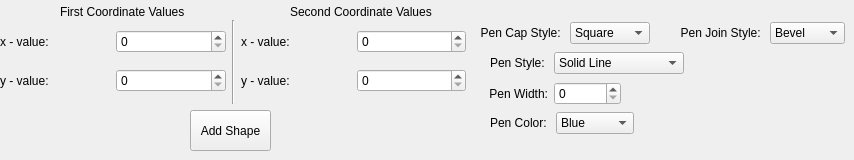
      <widget class="QWidget" name="tab_Line">
       <attribute name="title">
        <string>Line</string>
       </attribute>
       <widget class="QWidget" name="layoutWidget">
        <property name="geometry">
         <rect>
          <x>0</x>
          <y>20</y>
          <width>466</width>
          <height>84</height>
         </rect>
        </property>
        <layout class="QHBoxLayout" name="horizontalLayout_18">
         <item>
          <layout class="QVBoxLayout" name="verticalLayout_2">
           <item>
            <layout class="QHBoxLayout" name="horizontalLayout">
             <item>
              <widget class="QLabel" name="label_4">
               <property name="text">
                <string>x - value:</string>
               </property>
              </widget>
             </item>
             <item>
              <widget class="QSpinBox" name="spinBox_line_firstX">
               <property name="maximum">
                <number>1000</number>
               </property>
              </widget>
             </item>
            </layout>
           </item>
           <item>
            <layout class="QHBoxLayout" name="horizontalLayout_2">
             <item>
              <widget class="QLabel" name="label_5">
               <property name="text">
                <string>y - value:</string>
               </property>
              </widget>
             </item>
             <item>
              <widget class="QSpinBox" name="spinBox_line_firstY">
               <property name="maximum">
                <number>1000</number>
               </property>
              </widget>
             </item>
            </layout>
           </item>
          </layout>
         </item>
         <item>
          <widget class="Line" name="line_6">
           <property name="orientation">
            <enum>Qt::Vertical</enum>
           </property>
          </widget>
         </item>
         <item>
          <layout class="QVBoxLayout" name="verticalLayout">
           <item>
            <layout class="QHBoxLayout" name="horizontalLayout_3">
             <item>
              <widget class="QLabel" name="label_6">
               <property name="text">
                <string>x - value:</string>
               </property>
              </widget>
             </item>
             <item>
              <widget class="QSpinBox" name="spinBox_line_secondX">
               <property name="maximum">
                <number>1000</number>
               </property>
              </widget>
             </item>
            </layout>
           </item>
           <item>
            <layout class="QHBoxLayout" name="horizontalLayout_4">
             <item>
              <widget class="QLabel" name="label_7">
               <property name="text">
                <string>y - value:</string>
               </property>
              </widget>
             </item>
             <item>
              <widget class="QSpinBox" name="spinBox_line_secondY">
               <property name="maximum">
                <number>1000</number>
               </property>
              </widget>
             </item>
            </layout>
           </item>
          </layout>
         </item>
        </layout>
       </widget>
       <widget class="QPushButton" name="pushButton">
        <property name="geometry">
         <rect>
          <x>190</x>
          <y>110</y>
          <width>81</width>
          <height>41</height>
         </rect>
        </property>
        <property name="text">
         <string>Add Shape</string>
        </property>
       </widget>
       <widget class="QLabel" name="label">
        <property name="geometry">
         <rect>
          <x>60</x>
          <y>0</y>
          <width>223</width>
          <height>23</height>
         </rect>
        </property>
        <property name="text">
         <string>First Coordinate Values</string>
        </property>
       </widget>
       <widget class="QLabel" name="label_2">
        <property name="geometry">
         <rect>
          <x>290</x>
          <y>0</y>
          <width>222</width>
          <height>23</height>
         </rect>
        </property>
        <property name="text">
         <string>Second Coordinate Values</string>
        </property>
       </widget>
       <widget class="QWidget" name="layoutWidget_4">
        <property name="geometry">
         <rect>
          <x>480</x>
          <y>20</y>
          <width>170</width>
          <height>26</height>
         </rect>
        </property>
        <layout class="QHBoxLayout" name="horizontalLayout_73">
         <item>
          <widget class="QLabel" name="label_89">
           <property name="text">
            <string>Pen Cap Style: </string>
           </property>
           <property name="alignment">
            <set>Qt::AlignRight|Qt::AlignTrailing|Qt::AlignVCenter</set>
           </property>
          </widget>
         </item>
         <item>
          <widget class="QComboBox" name="comboBox_setPenCapStyle_3">
           <item>
            <property name="text">
             <string>Square</string>
            </property>
           </item>
           <item>
            <property name="text">
             <string>Flat</string>
            </property>
           </item>
           <item>
            <property name="text">
             <string>Round</string>
            </property>
           </item>
          </widget>
         </item>
        </layout>
       </widget>
       <widget class="QWidget" name="layoutWidget_5">
        <property name="geometry">
         <rect>
          <x>480</x>
          <y>50</y>
          <width>204</width>
          <height>26</height>
         </rect>
        </property>
        <layout class="QHBoxLayout" name="horizontalLayout_74">
         <item>
          <widget class="QLabel" name="label_90">
           <property name="text">
            <string>Pen Style: </string>
           </property>
           <property name="alignment">
            <set>Qt::AlignRight|Qt::AlignTrailing|Qt::AlignVCenter</set>
           </property>
          </widget>
         </item>
         <item>
          <widget class="QComboBox" name="comboBox_setPenStyle_2">
           <item>
            <property name="text">
             <string>Solid Line</string>
            </property>
           </item>
           <item>
            <property name="text">
             <string>Dash Line</string>
            </property>
           </item>
           <item>
            <property name="text">
             <string>Dot Line</string>
            </property>
           </item>
           <item>
            <property name="text">
             <string>Dash Dot Line</string>
            </property>
           </item>
           <item>
            <property name="text">
             <string>Dash Dot Dot Line</string>
            </property>
           </item>
           <item>
            <property name="text">
             <string>No Pen</string>
            </property>
           </item>
          </widget>
         </item>
        </layout>
       </widget>
       <widget class="QWidget" name="layoutWidget_6">
        <property name="geometry">
         <rect>
          <x>480</x>
          <y>80</y>
          <width>141</width>
          <height>27</height>
         </rect>
        </property>
        <layout class="QHBoxLayout" name="horizontalLayout_75">
         <item>
          <widget class="QLabel" name="label_91">
           <property name="text">
            <string>Pen Width:</string>
           </property>
           <property name="alignment">
            <set>Qt::AlignRight|Qt::AlignTrailing|Qt::AlignVCenter</set>
           </property>
          </widget>
         </item>
         <item>
          <widget class="QSpinBox" name="spinBox_setPenWidth_2">
           <property name="minimum">
            <number>0</number>
           </property>
           <property name="maximum">
            <number>20</number>
           </property>
          </widget>
         </item>
        </layout>
       </widget>
       <widget class="QWidget" name="layoutWidget_7">
        <property name="geometry">
         <rect>
          <x>480</x>
          <y>110</y>
          <width>154</width>
          <height>26</height>
         </rect>
        </property>
        <layout class="QHBoxLayout" name="horizontalLayout_76">
         <item>
          <widget class="QLabel" name="label_92">
           <property name="text">
            <string>Pen Color: </string>
           </property>
           <property name="alignment">
            <set>Qt::AlignRight|Qt::AlignTrailing|Qt::AlignVCenter</set>
           </property>
          </widget>
         </item>
         <item>
          <widget class="QComboBox" name="comboBox_setPenColor_2">
           <item>
            <property name="text">
             <string>Blue</string>
            </property>
           </item>
           <item>
            <property name="text">
             <string>Red</string>
            </property>
           </item>
           <item>
            <property name="text">
             <string>Green</string>
            </property>
           </item>
           <item>
            <property name="text">
             <string>Yellow</string>
            </property>
           </item>
           <item>
            <property name="text">
             <string>Black</string>
            </property>
           </item>
           <item>
            <property name="text">
             <string>White</string>
            </property>
           </item>
           <item>
            <property name="text">
             <string>Cyan</string>
            </property>
           </item>
           <item>
            <property name="text">
             <string>Magenta</string>
            </property>
           </item>
           <item>
            <property name="text">
             <string>Gray</string>
            </property>
           </item>
          </widget>
         </item>
        </layout>
       </widget>
       <widget class="QWidget" name="layoutWidget_8">
        <property name="geometry">
         <rect>
          <x>680</x>
          <y>20</y>
          <width>165</width>
          <height>26</height>
         </rect>
        </property>
        <layout class="QHBoxLayout" name="horizontalLayout_77">
         <item>
          <widget class="QLabel" name="label_93">
           <property name="text">
            <string>Pen Join Style: </string>
           </property>
           <property name="alignment">
            <set>Qt::AlignRight|Qt::AlignTrailing|Qt::AlignVCenter</set>
           </property>
          </widget>
         </item>
         <item>
          <widget class="QComboBox" name="comboBox_setPenJoinStyle_2">
           <item>
            <property name="text">
             <string>Bevel</string>
            </property>
           </item>
           <item>
            <property name="text">
             <string>Miter</string>
            </property>
           </item>
           <item>
            <property name="text">
             <string>Round</string>
            </property>
           </item>
          </widget>
         </item>
        </layout>
       </widget>
      </widget>
